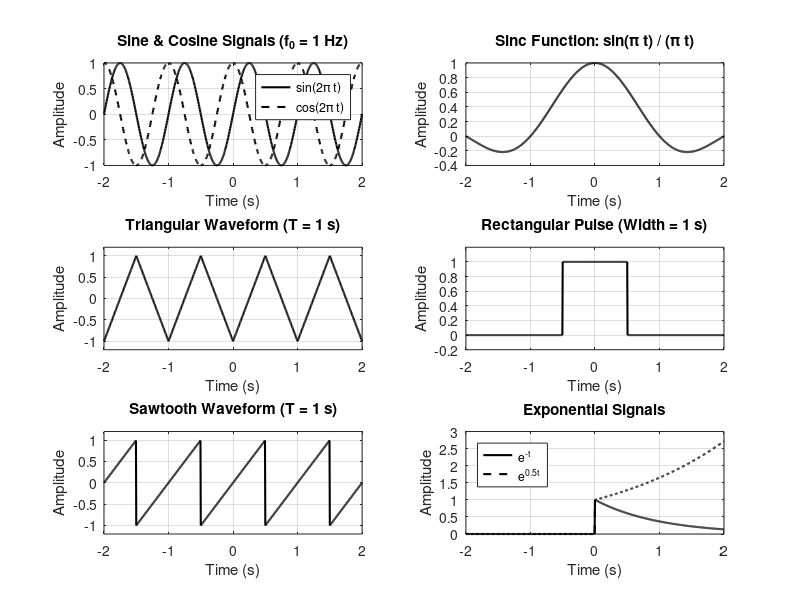

The MATLAB script that drew this image:
clc;
clear;
close all;

% Time vector
t = -2:0.005:2;

% (i) Sine and Cosine signals
f0 = 1;
x_sin = sin(2*pi*f0*t);
x_cos = cos(2*pi*f0*t);

% (ii) Sinc function
x_sinc = zeros(size(t));
idx_nz = (t ~= 0);
x_sinc(idx_nz) = sin(pi*t(idx_nz)) ./ (pi*t(idx_nz));
x_sinc(t == 0) = 1;

% (iii) Triangular waveform
T = 1;
tau = t/T - floor(t/T + 0.5);
x_tri = 2 * abs(2 * tau) - 1;

% (iv) Rectangular pulse
x_rect = double(abs(t) <= 0.5);

% (v) Sawtooth waveform
x_saw = 2 * (t/T - floor(t/T + 0.5));

% (vi) Exponential signals
x_exp_decay = exp(-t) .* (t >= 0);
x_exp_rise  = exp(0.5*t) .* (t >= 0);

% Plotting all 6 waveforms
figure('Color', 'w');

subplot(3, 2, 1);
plot(t, x_sin, 'k-', 'LineWidth', 1.5); hold on;
plot(t, x_cos, 'k--', 'LineWidth', 1.5);
grid on;
title('Sine & Cosine Signals (f_0 = 1 Hz)');
xlabel('Time (s)');
ylabel('Amplitude');
legend('sin(2\pi t)', 'cos(2\pi t)', 'Location', 'northeast');

subplot(3, 2, 2);
plot(t, x_sinc, 'k', 'LineWidth', 1.5);
grid on;
title('Sinc Function: sin(\pi t) / (\pi t)');
xlabel('Time (s)');
ylabel('Amplitude');

subplot(3, 2, 3);
plot(t, x_tri, 'k', 'LineWidth', 1.5);
grid on;
ylim([-1.2 1.2]);
title('Triangular Waveform (T = 1 s)');
xlabel('Time (s)');
ylabel('Amplitude');

subplot(3, 2, 4);
plot(t, x_rect, 'k', 'LineWidth', 1.5);
grid on;
ylim([-0.2 1.2]);
title('Rectangular Pulse (Width = 1 s)');
xlabel('Time (s)');
ylabel('Amplitude');

subplot(3, 2, 5);
plot(t, x_saw, 'k', 'LineWidth', 1.5);
grid on;
ylim([-1.2 1.2]);
title('Sawtooth Waveform (T = 1 s)');
xlabel('Time (s)');
ylabel('Amplitude');

subplot(3, 2, 6);
plot(t, x_exp_decay, 'k-', 'LineWidth', 1.5); hold on;
plot(t, x_exp_rise, 'k--', 'LineWidth', 1.5);
grid on;
title('Exponential Signals');
xlabel('Time (s)');
ylabel('Amplitude');
legend('e^{-t}', 'e^{0.5t}', 'Location', 'northwest');
